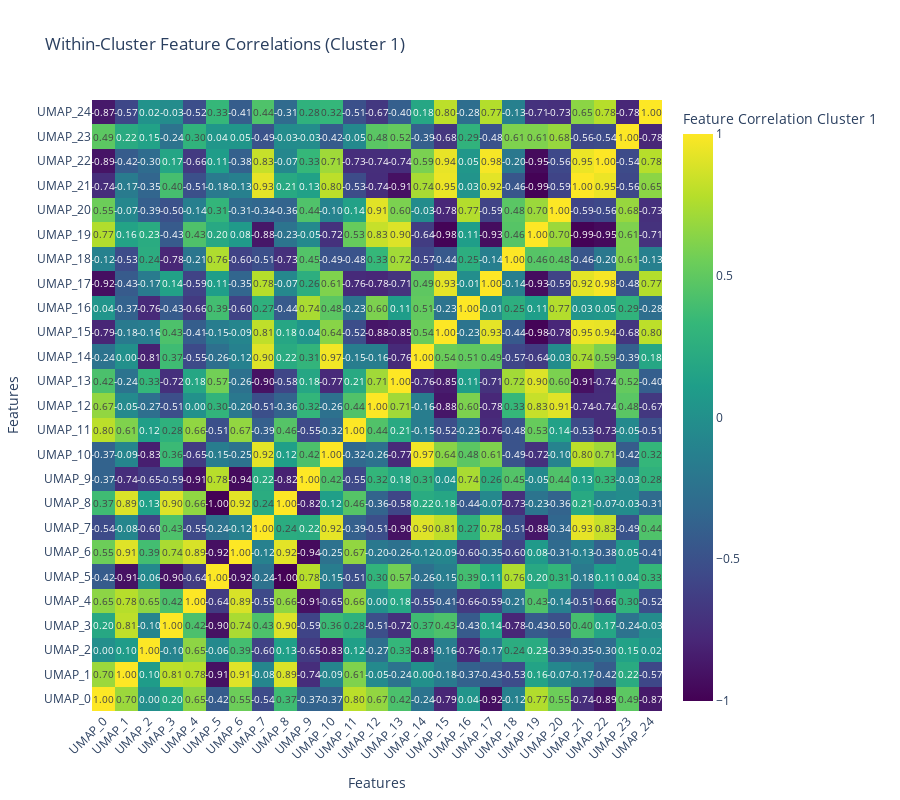

Notebook code cell kept with this figure:
### Code cell
c = 1

cluster_data = df_embed_with_cluster[df_embed_with_cluster['cluster'] == c].drop('cluster', axis=1)
corr_matrix = cluster_data.corr()

z = corr_matrix.values
text = np.round(z, 2)

fig = go.Figure(data=go.Heatmap(
    z=z,
    x=corr_matrix.columns,
    y=corr_matrix.index,
    colorscale='Viridis',
    zmin=-1,
    zmax=1,
    colorbar=dict(title=f'Feature Correlation Cluster {c}'),
    text=text,
    texttemplate="%{text:.2f}",
    textfont={"size":10}
))

fig.update_layout(
    title=f"Within-Cluster Feature Correlations (Cluster {c})",
    xaxis_title="Features",
    yaxis_title="Features",
    xaxis_tickangle=-45,
    width=900,
    height=800
)

fig.show()

### Figure 1 — Plotly figure (JSON) as saved in the notebook; plotly's stock layout.template omitted (floating-point values rounded to 4 significant figures; data arrays with more than 128 entries replaced by an {"elided": "..."} marker saying what was removed)
{"data": [{"colorbar": {"title": {"text": "Feature Correlation Cluster 1"}}, "colorscale": [[0, "#440154"], [0.1111, "#482878"], [0.2222, "#3e4989"], [0.3333, "#31688e"], [0.4444, "#26828e"], [0.5556, "#1f9e89"], [0.6667, "#35b779"], [0.7778, "#6ece58"], [0.8889, "#b5de2b"], [1, "#fde725"]], "text": {"elided": "25x25 float values"}, "textfont": {"size": 10}, "texttemplate": "%{text:.2f}", "type": "heatmap", "x": ["UMAP_0", "UMAP_1", "UMAP_2", "UMAP_3", "UMAP_4", "UMAP_5", "UMAP_6", "UMAP_7", "UMAP_8", "UMAP_9", "UMAP_10", "UMAP_11", "UMAP_12", "UMAP_13", "UMAP_14", "UMAP_15", "UMAP_16", "UMAP_17", "UMAP_18", "UMAP_19", "UMAP_20", "UMAP_21", "UMAP_22", "UMAP_23", "UMAP_24"], "y": ["UMAP_0", "UMAP_1", "UMAP_2", "UMAP_3", "UMAP_4", "UMAP_5", "UMAP_6", "UMAP_7", "UMAP_8", "UMAP_9", "UMAP_10", "UMAP_11", "UMAP_12", "UMAP_13", "UMAP_14", "UMAP_15", "UMAP_16", "UMAP_17", "UMAP_18", "UMAP_19", "UMAP_20", "UMAP_21", "UMAP_22", "UMAP_23", "UMAP_24"], "z": {"elided": "25x25 float values"}, "zmax": 1, "zmin": -1}], "layout": {"height": 800, "title": {"text": "Within-Cluster Feature Correlations (Cluster 1)"}, "width": 900, "xaxis": {"autorange": true, "range": [-0.5, 24.5], "tickangle": -45, "title": {"text": "Features"}, "type": "category"}, "yaxis": {"autorange": true, "range": [-0.5, 24.5], "title": {"text": "Features"}, "type": "category"}}}
